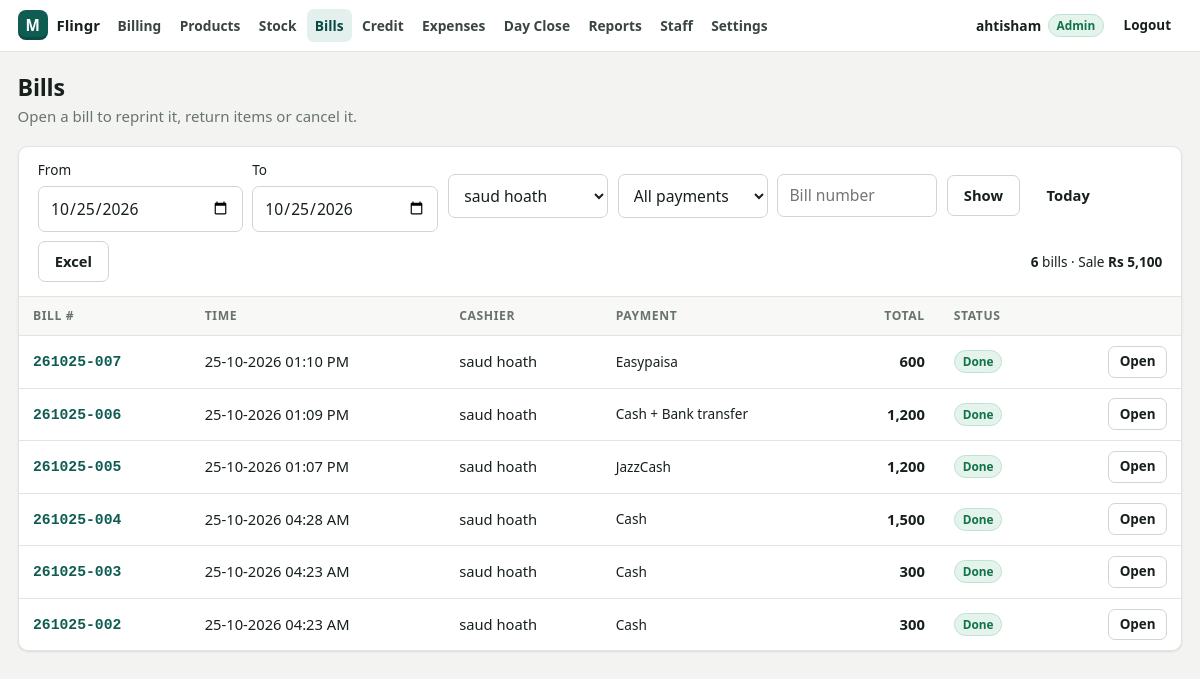
/sales.php?from=2026-10-25&user=2 (signed in), run on the app's committed database.
### tables this page shows
CREATE TABLE IF NOT EXISTS users (
        id INT UNSIGNED NOT NULL AUTO_INCREMENT PRIMARY KEY,
        username VARCHAR(60) NOT NULL,
        password_hash VARCHAR(255) NOT NULL,
        created_at DATETIME NOT NULL
    );

CREATE TABLE IF NOT EXISTS sales (
        id INT UNSIGNED NOT NULL AUTO_INCREMENT PRIMARY KEY,
        uuid VARCHAR(40) NOT NULL,
        bill_no VARCHAR(40) NOT NULL,
        created_at DATETIME NOT NULL,
        synced_at DATETIME NOT NULL,
        items_count INT NOT NULL DEFAULT 0,
        subtotal DECIMAL(12,2) NOT NULL DEFAULT 0,
        discount DECIMAL(12,2) NOT NULL DEFAULT 0,
        total DECIMAL(12,2) NOT NULL DEFAULT 0,
        paid DECIMAL(12,2) NOT NULL DEFAULT 0,
        change_amount DECIMAL(12,2) NOT NULL DEFAULT 0,
        returned_amount DECIMAL(12,2) NOT NULL DEFAULT 0,
        status VARCHAR(12) NOT NULL DEFAULT 'completed',
        cancelled_at DATETIME NULL
    );

### inc/auth.php (called while the page is built, shortened)
<?php
function current_user(): ?array
{
    static $user = false;
    if ($user !== false) {
        return $user;
    }
    $id = $_SESSION['user']['id'] ?? null;
    $row = q1('SELECT id, username, full_name, role, active, pin_hash FROM users WHERE id = ?', [(int)$id]);
    $user = [
        'id' => (int)$row['id'],
        'username' => $row['username'],
        'name' => $row['full_name'] ?: $row['username'],
        'role' => $row['role'] === 'staff' ? 'staff' : 'admin',
        'has_pin' => !empty($row['pin_hash']),
    ];
    return $user;
}
function is_admin(): bool
{
    return (current_user()['role'] ?? '') === 'admin';
}
function require_login(): void
{
    if (current_user()) {
        return;
    }
}
function require_perm(string $perm): void
{
    require_login();
}

### inc/db.php (called while the page is built, shortened)
<?php
function db(?array $override = null): PDO
{
    static $pdo = null;
    if ($pdo === null) {
        global $CONFIG;
        $pdo = make_pdo($CONFIG['db']);
    }
    return $pdo;
}
function make_pdo(array $c): PDO
{
    $opts = [
        PDO::ATTR_ERRMODE            => PDO::ERRMODE_EXCEPTION,
        PDO::ATTR_DEFAULT_FETCH_MODE => PDO::FETCH_ASSOC,
        PDO::ATTR_EMULATE_PREPARES   => false,
    ];
    $dsn = sprintf('mysql:host=%s;port=%d;dbname=%s;charset=utf8mb4',
        $c['host'] ?? 'localhost', (int)($c['port'] ?? 3306), $c['name']);
    $pdo = new PDO($dsn, $c['user'], $c['pass'], $opts);
    $pdo->exec("SET time_zone = '" . date('P') . "'");
    return $pdo;
}
function q(string $sql, array $params = []): array
{
    $st = db()->prepare($sql);
    $st->execute($params);
    return $st->fetchAll();
}
function q1(string $sql, array $params = []): ?array
{
    $st = db()->prepare($sql);
    $st->execute($params);
    $row = $st->fetch();
    return $row === false ? null : $row;
}

### inc/helpers.php (called while the page is built, shortened)
<?php
function e($v): string
{
    return htmlspecialchars((string)($v ?? ''), ENT_QUOTES, 'UTF-8');
}
function money($n): string
{
    $n = (float)$n;
    $dec = (abs($n - round($n)) < 0.005) ? 0 : 2;
    return number_format($n, $dec);
}
function setting(string $key, ?string $default = null): ?string
{
    global $SETTINGS_CACHE;
    if ($SETTINGS_CACHE === null) {
        $SETTINGS_CACHE = [];
        try {
            foreach (db()->query('SELECT k, v FROM settings') as $row) {
                $SETTINGS_CACHE[$row['k']] = $row['v'];
            }
        } catch (Throwable $e) {
        }
    }
    return $SETTINGS_CACHE[$key] ?? $default;
}
function currency(): string
{
    return setting('currency', 'Rs') ?? 'Rs';
}
function day_start_hour(): int
{
    $h = setting('day_start_hour', '6');
    return max(0, min(12, (int)$h));
}
function bday_range(string $from, ?string $to = null): array
{
    $h = day_start_hour();
    $to = $to ?? $from;
    $start = date('Y-m-d H:i:s', strtotime($from . ' 00:00:00') + $h * 3600);
    $end = date('Y-m-d H:i:s', strtotime($to . ' 00:00:00') + 86400 + $h * 3600 - 1);
    return [$start, $end];
}

### sales.php (the view, shortened to what this page needs)
<?php
require_perm('sales_own');
$admin = is_admin();
$me = current_user();
$from = $_GET['from'] ?? business_day();
$to = $_GET['to'] ?? $from;
$s = trim($_GET['s'] ?? '');
$uid = $admin ? (int)($_GET['user'] ?? 0) : $me['id'];
$method = $admin && isset(PAY_METHODS[$_GET['m'] ?? '']) ? $_GET['m'] : '';
$page = max(1, (int)($_GET['page'] ?? 1));
$per = 50;
$where = [];
$params = [];
if ($s !== '' && $admin) {
    $where[] = 's.bill_no LIKE ?';
    $params[] = '%' . $s . '%';
} else {
    $where[] = 's.created_at BETWEEN ? AND ?';
    array_push($params, ...bday_range($from, $to));
}
if ($uid) {
    $where[] = 's.user_id = ?';
    $params[] = $uid;
}
$w = implode(' AND ', $where);
$sum = q1("SELECT COUNT(*) AS n,
           COALESCE(SUM(CASE WHEN status='completed' THEN total - returned_amount ELSE 0 END),0) AS net,
           COALESCE(SUM(CASE WHEN status='cancelled' THEN 1 ELSE 0 END),0) AS cancelled
           FROM sales s WHERE $w", $params);
$pages = max(1, (int)ceil($sum['n'] / $per));
$page = min($page, $pages);
$rows = q("SELECT s.*, c.name AS customer_name FROM sales s LEFT JOIN customers c ON c.id = s.customer_id
           WHERE $w ORDER BY s.created_at DESC, s.id DESC LIMIT $per OFFSET " . (($page - 1) * $per), $params);
$payBy = [];
if ($rows) {
    $ids = implode(',', array_map(fn($r) => (int)$r['id'], $rows));
    foreach (q("SELECT sale_id, method FROM sale_payments WHERE sale_id IN ($ids) ORDER BY id") as $p) {
        $payBy[(int)$p['sale_id']][$p['method']] = PAY_METHODS[$p['method']] ?? $p['method'];
    }
}
$users = $admin ? q('SELECT id, full_name, username FROM users ORDER BY full_name') : [];
?>
<div class="page-head">
    <div>
        <h1><?= $admin ? 'Bills' : 'My bills today' ?></h1>
        <p class="muted">Open a bill to reprint it<?= $admin ? ', return items or cancel it' : '' ?>.</p>
    </div>
</div>
<div class="card">
    <form class="toolbar" method="get">
        <?php if ($admin): ?>
            <label class="row small" style="gap:.4rem">From <input class="input" type="date" name="from" value="<?= e($from) ?>"></label>
            <label class="row small" style="gap:.4rem">To <input class="input" type="date" name="to" value="<?= e($to) ?>"></label>
            <select class="input" name="user" style="max-width:160px">
                <?php foreach ($users as $u): ?><option value="<?= (int)$u['id'] ?>" <?= $uid === (int)$u['id'] ? 'selected' : '' ?>><?= e($u['full_name'] ?: $u['username']) ?></option><?php endforeach; ?>
            </select>
            <select class="input" name="m" style="max-width:150px">
                <option value="">All payments</option>
            </select>
        <?php endif; ?>
        <input class="input" type="search" name="s" value="<?= e($s) ?>" placeholder="Bill number" style="max-width:160px">
        <button class="btn" type="submit">Show</button>
        <?php if ($admin): ?><a class="btn ghost" href="sales.php">Today</a>
            <a class="btn" href="sales.php?<?= e(http_build_query(array_filter(['from' => $from, 'to' => $to, 's' => $s, 'user' => $uid ?: null, 'm' => $method, 'export' => 1]))) ?>">Excel</a><?php endif; ?>
        <span class="small"><b><?= (int)$sum['n'] ?></b> bills · Sale <b><?= e(currency()) ?> <?= money($sum['net']) ?></b><?= $sum['cancelled'] ? ' · ' . (int)$sum['cancelled'] . ' cancel' : '' ?></span>
    </form>
    <?php if (!$rows): ?>
        <div class="empty">No bills.<br><span class="small">Bills made offline will appear here once the internet is back.</span></div>
    <?php else: ?>
    <div class="table-wrap">
        <table class="table">
            <thead><tr><th>Bill #</th><th>Time</th><?php if ($admin): ?><th>Cashier</th><?php endif; ?><th>Payment</th><th class="num">Total</th><th>Status</th><th></th></tr></thead>
            <tbody>
            <?php foreach ($rows as $r): ?>
                <tr class="<?= $r['status'] === 'cancelled' ? 'is-cancelled' : '' ?>">
                    <td><a href="sale.php?id=<?= (int)$r['id'] ?>"><b class="mono"><?= e($r['bill_no']) ?></b></a></td>
                    <td class="nowrap"><?= e(date($admin ? 'd-m-Y h:i A' : 'h:i A', strtotime($r['created_at']))) ?></td>
                    <?php if ($admin): ?><td class="nowrap"><?= e($r['cashier'] ?? '—') ?></td><?php endif; ?>
                    <td class="small"><?= e(implode(' + ', $payBy[(int)$r['id']] ?? ['Cash'])) ?><?= $r['customer_name'] ? '<br><span class="muted">' . e($r['customer_name']) . '</span>' : '' ?></td>
                    <td class="num"><b><?= money($r['total']) ?></b></td>
                    <td>
                        <?php if ($r['status'] === 'cancelled'): ?><span class="badge danger">Cancelled</span>
                        <?php elseif ((float)$r['returned_amount'] > 0): ?><span class="badge warn">Return <?= money($r['returned_amount']) ?></span>
                        <?php else: ?><span class="badge ok">Done</span><?php endif; ?>
                    </td>
                    <td class="actions"><a class="btn sm" href="sale.php?id=<?= (int)$r['id'] ?>">Open</a></td>
                </tr>
            <?php endforeach; ?>
            </tbody>
        </table>
    </div>
    <?php endif; ?>
</div>

### assets/css/app.css (style rules this page uses)
:root { --bg: #f3f4f1; --surface: #ffffff; --surface-2: #f8f9f7; --ink: #17201d; --ink-2: #3a4541; --muted: #68736f; --line: #e1e5e0; --line-2: #cfd6d0; --brand: #0f5c52; --brand-2: #0b4a42; --brand-soft: #e3f0ed; --accent: #e8a33d; --ok: #12724a; --ok-soft: #e4f4ec; --warn: #a45a06; --warn-soft: #fdf1df; --danger: #b3261e; --danger-soft: #fbe9e7; --radius: 10px; --radius-sm: 7px; --shadow: 0 1px 2px rgba(16, 24, 20, .06), 0 1px 3px rgba(16, 24, 20, .05); --shadow-lg: 0 18px 40px -12px rgba(16, 24, 20, .28); --font: "Segoe UI", system-ui, -apple-system, Roboto, "Helvetica Neue", Arial, sans-serif; --mono: ui-monospace, "Cascadia Mono", Consolas, "SF Mono", Menlo, monospace; }
* { box-sizing: border-box; }
html, body { margin: 0; }
body { font-family: var(--font); font-size: 15px; line-height: 1.45; color: var(--ink); background: var(--bg); -webkit-font-smoothing: antialiased; }
a { color: var(--brand); text-decoration: none; }
h1, h2, h3 { margin: 0 0 .5rem; line-height: 1.2; letter-spacing: -.01em; }
h1 { font-size: 1.45rem; }
.num, .tnum { font-variant-numeric: tabular-nums; }
.muted { color: var(--muted); }
.small { font-size: .85rem; }
.nowrap { white-space: nowrap; }
.mono { font-family: var(--mono); }
.row { display: flex; gap: .75rem; align-items: center; flex-wrap: wrap; }
.btn { display: inline-flex; align-items: center; justify-content: center; gap: .4rem; font: inherit; font-weight: 600; font-size: .92rem; padding: .55rem 1rem; border-radius: var(--radius-sm); border: 1px solid var(--line-2); background: var(--surface); color: var(--ink); cursor: pointer; text-decoration: none !important; white-space: nowrap; transition: background .12s, border-color .12s, transform .05s; }
.btn.ghost { background: transparent; border-color: transparent; }
.btn.sm { padding: .32rem .65rem; font-size: .84rem; }
.field input, .field select, .field textarea, input.input, select.input { display: block; width: 100%; margin-top: .3rem; font: inherit; font-weight: 400; font-size: .98rem; color: var(--ink); padding: .58rem .7rem; border: 1px solid var(--line-2); border-radius: var(--radius-sm); background: #fff; }
input.input, select.input { margin-top: 0; }
.badge { display: inline-block; font-size: .74rem; font-weight: 700; padding: .12rem .5rem; border-radius: 99px; background: var(--surface-2); color: var(--ink-2); border: 1px solid var(--line); }
.badge.ok { background: var(--ok-soft); color: var(--ok); border-color: #bfe3cf; }
.page-head { display: flex; align-items: flex-end; justify-content: space-between; gap: 1rem; flex-wrap: wrap; margin-bottom: 1.1rem; }
.page-head h1 { margin: 0; }
.page-head p { margin: .25rem 0 0; }
.card { background: var(--surface); border: 1px solid var(--line); border-radius: var(--radius); box-shadow: var(--shadow); }
.table-wrap { overflow-x: auto; }
table.table { width: 100%; border-collapse: collapse; font-size: .92rem; }
.table th { text-align: left; font-size: .76rem; text-transform: uppercase; letter-spacing: .05em; color: var(--muted); font-weight: 700; padding: .65rem .9rem; background: var(--surface-2); border-bottom: 1px solid var(--line); white-space: nowrap; }
.table td { padding: .62rem .9rem; border-bottom: 1px solid var(--line); vertical-align: middle; }
.table tr:last-child td { border-bottom: 0; }
.table .num { text-align: right; font-variant-numeric: tabular-nums; white-space: nowrap; }
.table .actions { text-align: right; white-space: nowrap; }
.toolbar { display: flex; gap: .6rem; flex-wrap: wrap; align-items: center; padding: .85rem 1.2rem; border-bottom: 1px solid var(--line); }
.toolbar .input { max-width: 320px; }

### data on the page
users: user "saud hoath", role.created_at "25-10-2026 01:10 PM", role.created_at "25-10-2026 01:09 PM", role.created_at "25-10-2026 01:07 PM", role.created_at "25-10-2026 04:28 AM", role.created_at "25-10-2026 04:23 AM"
sales: bill_no "261025-007", cashier "saud hoath", id "Easypaisa", total "600", status "Done"
sales: bill_no "261025-006", cashier "saud hoath", id "Cash + Bank transfer", total "1,200", status "Done"
sales: bill_no "261025-005", cashier "saud hoath", id "JazzCash", total "1,200", status "Done"
sales: bill_no "261025-004", cashier "saud hoath", id "Cash", total "1,500", status "Done"
sales: bill_no "261025-003", cashier "saud hoath", id "Cash", total "300", status "Done"
sales: bill_no "261025-002", cashier "saud hoath", id "Cash", total "300", status "Done"

### other printed values
$shop "Flingr"
$label "Billing"
$label "Products"
$label "Stock"
$label "Bills"
$label "Credit"
$label "Expenses"
$label "Day Close"
$label "Reports"
$label "Staff"
$label "Settings"
$u['name'] "ahtisham"
$sum['n'] "6"
currency() "Rs"
money($sum['net']) "5,100"
